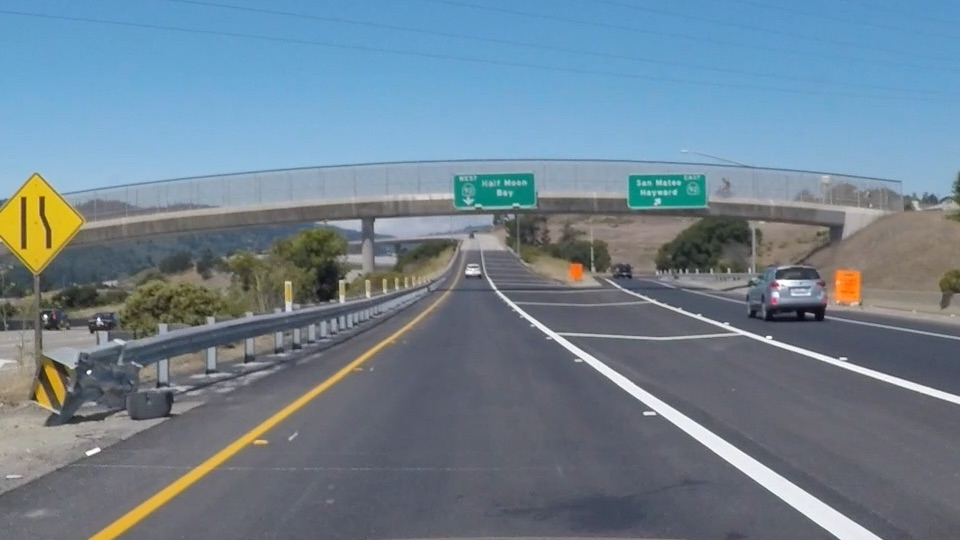
#> input picture CarND-udacity/term1/exit-ramp.jpg, 960 x 540 px
$ jupyter execute 'Finding Lane Lines.ipynb'
#> lines starting #> are read from the running program, lines starting #| are printed output that depends on the picture; after the words box and inside, x2 and y2 are one past the last pixel; in counts of white or black regions, pixels touching at a corner belong together
[cell 1]
import matplotlib.pyplot as plt
import matplotlib.image as mpimg
import numpy as np
import cv2

## Canny Edges and Hough Transform

[cell 2]
# Read in and grayscale the image
image = mpimg.imread('exit-ramp.jpg')
#> image is the input picture: shape (540, 960, 3); mean R, G, B 111.3, 130.2, 144.4
gray = cv2.cvtColor(image,cv2.COLOR_RGB2GRAY)
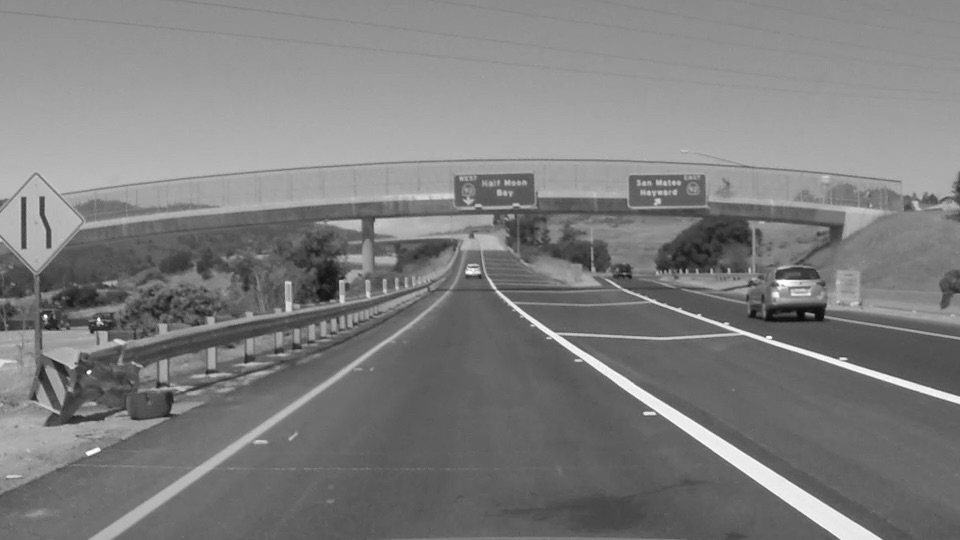
#> gray: shape (540, 960); min 7, max 255, mean 126.2

# Define a kernel size and apply Gaussian smoothing
kernel_size = 5
blur_gray = cv2.GaussianBlur(gray,(kernel_size, kernel_size),0)

# Define our parameters for Canny and apply
low_threshold = 50
high_threshold = 150
edges = cv2.Canny(blur_gray, low_threshold, high_threshold)
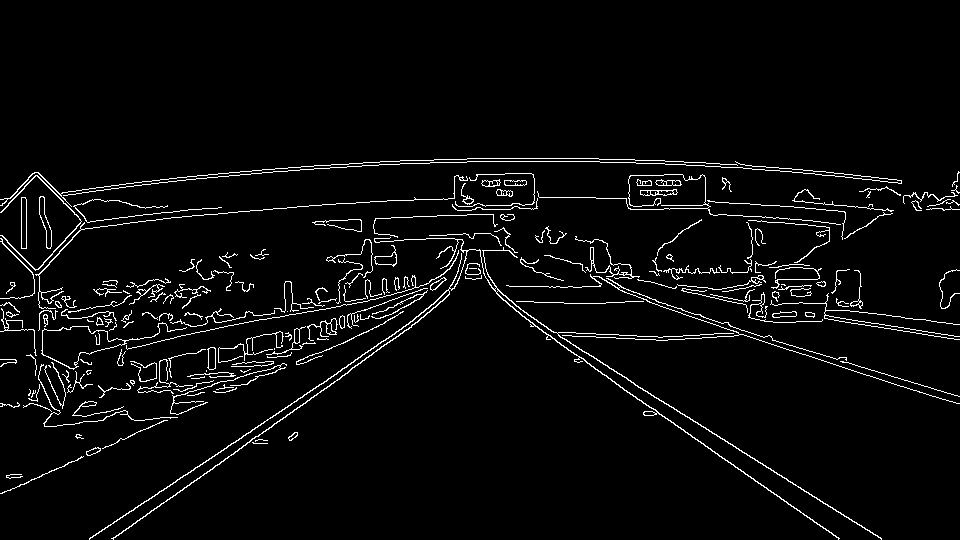
#> edges: shape (540, 960); 3.8% white in thin lines or dots, all inside (x1, y1, x2, y2) = (0, 158, 960, 540)
plt.imshow(edges, cmap='Greys_r')

[cell 3]
plt.imshow(image)

[cell 4]
# Next we'll create a masked edges image using cv2.fillPoly()
mask = np.zeros_like(edges)
ignore_mask_color = 255

# This time we are defining a four sided polygon to mask
imshape = image.shape
#> imshape = (540, 960, 3)
vertices = np.array([[(0,imshape[0]),(450, 290), (490, 290), (imshape[1],imshape[0])]], dtype=np.int32)
cv2.fillPoly(mask, vertices, ignore_mask_color)
#> mask: shape (540, 960); 24.2% white; 1 white region, box (x1, y1, x2, y2) and area: (1, 290, 960, 540) 125210
masked_edges = cv2.bitwise_and(edges, mask) # mask与edges的与&操作，mask内白色区域留下，黑色区域删除
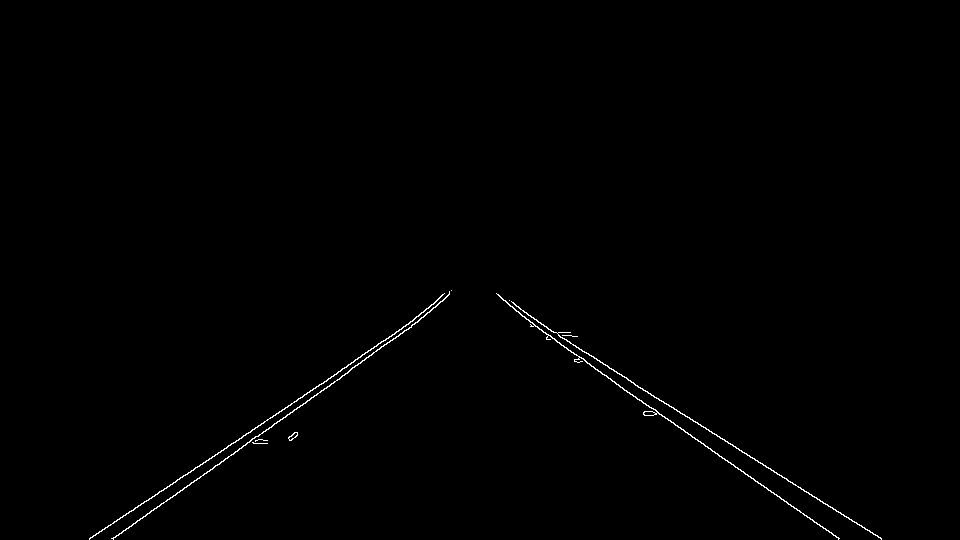
#> masked_edges: shape (540, 960); 0.49% white in thin lines or dots, all inside (x1, y1, x2, y2) = (89, 290, 882, 540)

# Define the Hough transform parameters
# Make a blank the same size as our image to draw on
rho = 2 # distance resolution in pixels of the Hough grid
theta = np.pi/180 # angular resolution in radians of the Hough grid
threshold = 15     # minimum number of votes (intersections in Hough grid cell)
min_line_length = 40 #minimum number of pixels making up a line
max_line_gap = 20    # maximum gap in pixels between connectable line segments
line_image = np.copy(image)*0 # creating a blank to draw lines on
#> line_image: shape (540, 960, 3); every value is 0

# Run Hough on edge detected image
# Output "lines" is an array containing endpoints of detected line segments
lines = cv2.HoughLinesP(masked_edges, rho, theta, threshold, np.array([]),
                            min_line_length, max_line_gap)
#> lines = 22 rows, first 6: [535, 326, 838, 538], [551, 331, 881, 538], [182, 490, 314, 395], [305, 403, 352, 367], [408, 324, 449, 291], [228, 445, 327, 380]

# Iterate over the output "lines" and draw lines on a blank image
for line in lines:
    for x1,y1,x2,y2 in line:
        cv2.line(line_image,(x1,y1),(x2,y2),(255,0,0),10)
#> this loop made 22 passes
#> line on passes 1 to 12: [[535, 326, 838, 538]], [[551, 331, 881, 538]], [[182, 490, 314, 395]], [[305, 403, 352, 367]], [[408, 324, 449, 291]], [[228, 445, 327, 380]], [[89, 538, 193, 470]], [[113, 538, 177, 492]], [[183, 475, 241, 438]], [[398, 331, 443, 294]], [[498, 294, 548, 339]], [[389, 342, 446, 297]]
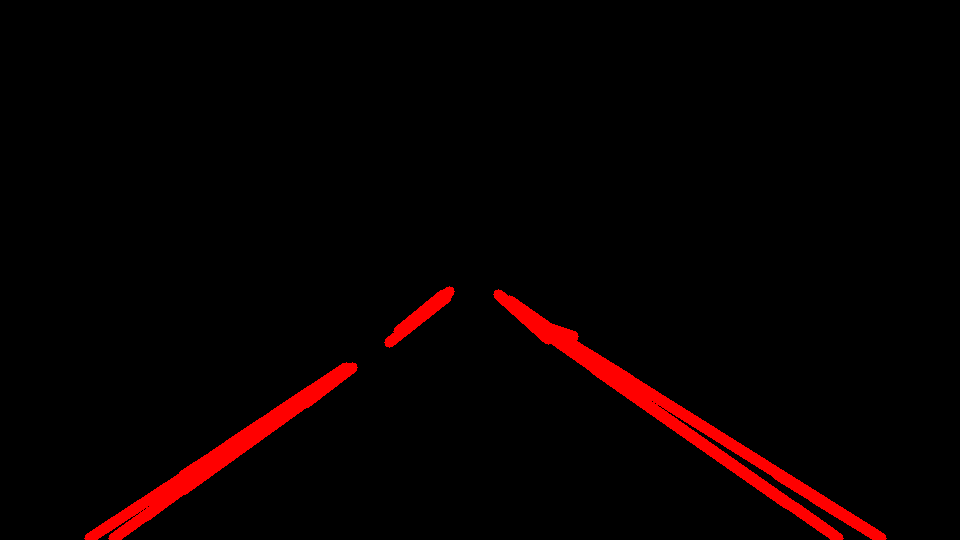
#> line_image: shape (540, 960, 3); mean R, G, B 8.2, 0, 0

# Create a "color" binary image to combine with line image
color_edges = np.dstack((edges, edges, edges))

# Draw the lines on the edge image
lines_edges = cv2.addWeighted(color_edges, 0.8, line_image, 1, 0)
plt.imshow(lines_edges)

[cell 5]
plt.imshow(edges)

[cell 6]
edges.shape
#> Out = (540, 960)

[cell 7]
image.shape
#> Out = (540, 960, 3)

## Finding Lane Lines

[cell 8]
import matplotlib.pyplot as plt
import matplotlib.image as mpimg
import numpy as np

# Read in the image
image = mpimg.imread('test.jpg')
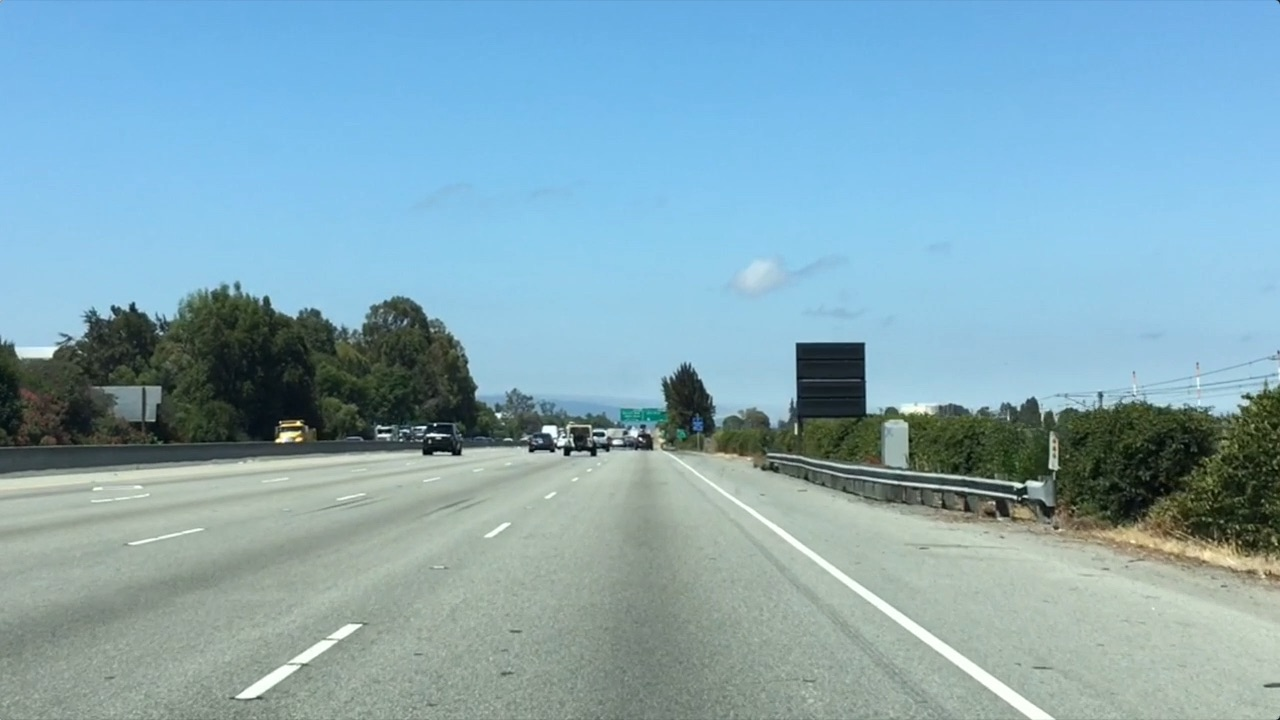
#> input picture CarND-udacity/term1/test.jpg, 1280 x 720 px
#> image is the input picture: shape (720, 1280, 3); mean R, G, B 132, 168.5, 182.1

# Grab the x and y size and make a copy of the image
ysize = image.shape[0]
#> ysize = 720
xsize = image.shape[1]
#> xsize = 1280
color_select = np.copy(image)
line_image = np.copy(image)

# Define color selection criteria
# MODIFY THESE VARIABLES TO MAKE YOUR COLOR SELECTION
red_threshold = 200
green_threshold = 200
blue_threshold = 200

rgb_threshold = [red_threshold, green_threshold, blue_threshold]

# Define the vertices of a triangular mask.
# Keep in mind the origin (x=0, y=0) is in the upper left
# MODIFY THESE VALUES TO ISOLATE THE REGION
# WHERE THE LANE LINES ARE IN THE IMAGE
left_bottom = [160, 720]
right_bottom = [1120, 720]
apex = [640, 420]

# Perform a linear fit (y=Ax+B) to each of the three sides of the triangle
# np.polyfit returns the coefficients [A, B] of the fit
# 有了系数A和B即得到三角形的一条边（某直线）
fit_left = np.polyfit((left_bottom[0], apex[0]), (left_bottom[1], apex[1]), 1)
fit_right = np.polyfit((right_bottom[0], apex[0]), (right_bottom[1], apex[1]), 1)
fit_bottom = np.polyfit((left_bottom[0], right_bottom[0]), (left_bottom[1], right_bottom[1]), 1)

# Mask pixels below the threshold
color_thresholds = (image[:,:,0] < rgb_threshold[0]) | \
                    (image[:,:,1] < rgb_threshold[1]) | \
                    (image[:,:,2] < rgb_threshold[2])
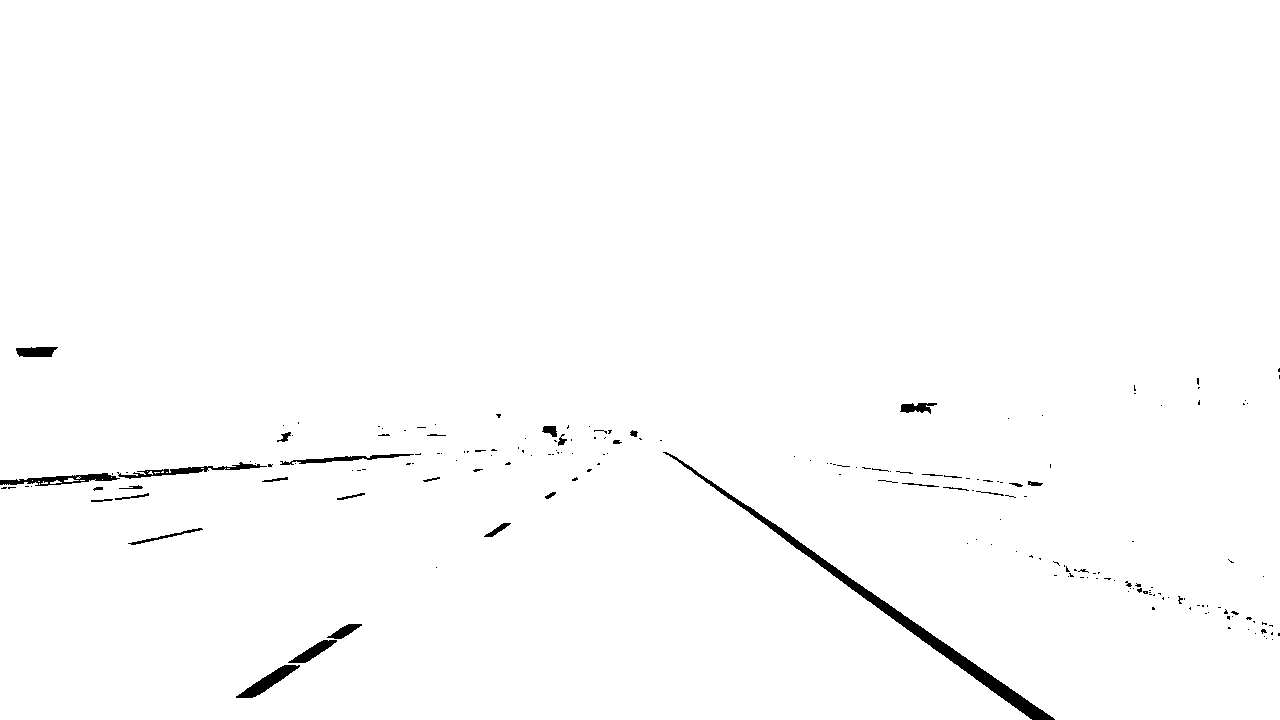
#> color_thresholds: shape (720, 1280) bool; 99% white; 196 black regions (161 under 20 px), largest, box (x1, y1, x2, y2) and area: (663, 452, 1055, 720) 3799, (0, 473, 120, 486) 673, (236, 665, 300, 698) 665

# Find the region inside the lines
XX, YY = np.meshgrid(np.arange(0, xsize), np.arange(0, ysize))
region_thresholds = (YY > (XX*fit_left[0] + fit_left[1])) & \
                    (YY > (XX*fit_right[0] + fit_right[1])) & \
                    (YY < (XX*fit_bottom[0] + fit_bottom[1]))

# Mask color and region selection
color_select[color_thresholds | ~region_thresholds] = [0, 0, 0]
# Color pixels red where both color and region selections met
line_image[~color_thresholds & region_thresholds] = [255, 0, 0]
#> line_image: shape (720, 1280, 3)

# Display the image and show region and color selections
plt.imshow(image)
x = [left_bottom[0], right_bottom[0], apex[0], left_bottom[0]]
y = [left_bottom[1], right_bottom[1], apex[1], left_bottom[1]]
plt.plot(x, y, 'b--', lw=4)
plt.imshow(color_select)
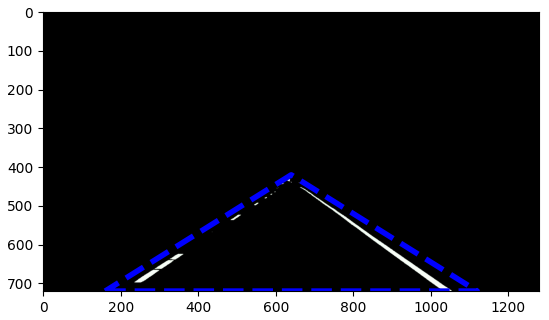
#> figure drawn by matplotlib, 1 panel
